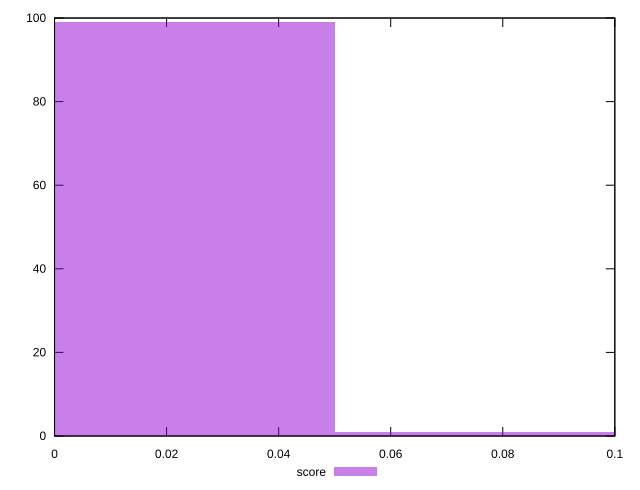

gnuplot code for this plot:
reset

$score <<EOF
0 99
0.1 1
EOF

set key outside below
set boxwidth 0.1
set xrange [0:0.1]
set yrange [0:100]
set trange [0:100]
set style fill transparent solid 0.5 noborder
set terminal svg size 640, 490 enhanced background rgb 'white'
set output "reports/report_00030_2021-02-24T20-42-31.540Z/largest-contentful-paint/samples/astro/score/histogram.svg"

plot $score title "score" with boxes

reset
